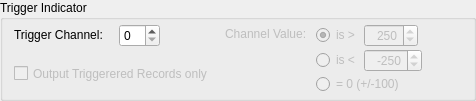
      <widget class="QGroupBox" name="groupBox_trigger">
       <property name="sizePolicy">
        <sizepolicy hsizetype="Preferred" vsizetype="Fixed">
         <horstretch>0</horstretch>
         <verstretch>0</verstretch>
        </sizepolicy>
       </property>
       <property name="toolTip">
        <string>Use the &quot;What's this&quot; tool to get more information (typically this is the ? near this window's close button)</string>
       </property>
       <property name="whatsThis">
        <string>&lt;html&gt;&lt;head/&gt;&lt;body&gt;&lt;p&gt;&lt;span style=&quot; font-size:9pt; font-weight:600; color:#00007f;&quot;&gt;Trigger Indicator&lt;/span&gt;&lt;/p&gt;&lt;p&gt;You can use a radio channel as a &amp;quot;trigger&amp;quot; mechanism, for example to indicate a flight mode or a camera being triggered. The output depends on the export format selected.&lt;/p&gt;&lt;p&gt;For flat files (&lt;span style=&quot; font-weight:600;&quot;&gt;TXT&lt;/span&gt;, &lt;span style=&quot; font-weight:600;&quot;&gt;CSV&lt;/span&gt;, &lt;span style=&quot; font-weight:600;&quot;&gt;TAB&lt;/span&gt;), a column will be included which has a value of one (1) or zero (0). 1 indicates that the trigger is active (meaning the channel is at/above/below the value indicated).&lt;/p&gt;&lt;p&gt;For &lt;span style=&quot; font-weight:600;&quot;&gt;GPX&lt;/span&gt; and &lt;span style=&quot; font-weight:600;&quot;&gt;KML&lt;/span&gt; export types, a special waypoint is created for every point in the track where the trigger is active. For example when viewing the output in Google Earth, each triggered waypoint will appear with a named marker (in KML format it will be uniquely colored to distinguish it from other waypoint types).&lt;/p&gt;&lt;p&gt;Select the desired channel using &lt;span style=&quot; font-weight:600; font-style:italic;&quot;&gt;Trigger Channel&lt;/span&gt; and specify a value in &lt;span style=&quot; font-weight:600; font-style:italic;&quot;&gt;Channel Value&lt;/span&gt;. You have 3 options for the channel value: greater than a value (eg. a switch set to high), less than a value (eg. a switch set to low) and a value of zero with a buffer of +/-100 (meaning in the range -100 to +100, eg. to indicate a switch in middle position).&lt;/p&gt;&lt;p&gt;Select &lt;span style=&quot; font-weight:600; font-style:italic;&quot;&gt;Output Triggered Records Only&lt;/span&gt; to only include records where the trigger is active.&lt;/p&gt;&lt;p&gt;&lt;br/&gt;&lt;/p&gt;&lt;/body&gt;&lt;/html&gt;</string>
       </property>
       <property name="title">
        <string>Trigger Indicator</string>
       </property>
       <property name="alignment">
        <set>Qt::AlignLeading|Qt::AlignLeft|Qt::AlignTop</set>
       </property>
       <layout class="QHBoxLayout" name="horizontalLayout">
        <property name="topMargin">
         <number>4</number>
        </property>
        <property name="bottomMargin">
         <number>4</number>
        </property>
        <item>
         <layout class="QGridLayout" name="gridLayout_5">
          <property name="horizontalSpacing">
           <number>16</number>
          </property>
          <item row="0" column="0">
           <widget class="QLabel" name="label_triggerChannel">
            <property name="sizePolicy">
             <sizepolicy hsizetype="Fixed" vsizetype="Fixed">
              <horstretch>0</horstretch>
              <verstretch>0</verstretch>
             </sizepolicy>
            </property>
            <property name="text">
             <string>Trigger Channel:</string>
            </property>
            <property name="alignment">
             <set>Qt::AlignLeading|Qt::AlignLeft|Qt::AlignTop</set>
            </property>
           </widget>
          </item>
          <item row="0" column="1">
           <widget class="QSpinBox" name="spinBox_triggerChannel">
            <property name="enabled">
             <bool>true</bool>
            </property>
            <property name="sizePolicy">
             <sizepolicy hsizetype="Maximum" vsizetype="Maximum">
              <horstretch>0</horstretch>
              <verstretch>0</verstretch>
             </sizepolicy>
            </property>
            <property name="toolTip">
             <string>Radio channel number  (enter zero to disable)</string>
            </property>
            <property name="alignment">
             <set>Qt::AlignLeading|Qt::AlignLeft|Qt::AlignVCenter</set>
            </property>
            <property name="minimum">
             <number>0</number>
            </property>
            <property name="maximum">
             <number>18</number>
            </property>
            <property name="value">
             <number>0</number>
            </property>
           </widget>
          </item>
          <item row="0" column="2">
           <spacer name="horizontalSpacer_trig_2">
            <property name="orientation">
             <enum>Qt::Horizontal</enum>
            </property>
            <property name="sizeHint" stdset="0">
             <size>
              <width>40</width>
              <height>20</height>
             </size>
            </property>
           </spacer>
          </item>
          <item row="1" column="0" colspan="3">
           <widget class="QCheckBox" name="checkBox_triggerOnly">
            <property name="enabled">
             <bool>false</bool>
            </property>
            <property name="sizePolicy">
             <sizepolicy hsizetype="Minimum" vsizetype="Minimum">
              <horstretch>0</horstretch>
              <verstretch>0</verstretch>
             </sizepolicy>
            </property>
            <property name="text">
             <string>Output Triggerered Records only</string>
            </property>
           </widget>
          </item>
         </layout>
        </item>
        <item>
         <layout class="QHBoxLayout" name="horizontalLayout_trig_1" stretch="0,1">
          <item>
           <widget class="QLabel" name="label_trigChVal">
            <property name="enabled">
             <bool>false</bool>
            </property>
            <property name="sizePolicy">
             <sizepolicy hsizetype="Minimum" vsizetype="Minimum">
              <horstretch>0</horstretch>
              <verstretch>0</verstretch>
             </sizepolicy>
            </property>
            <property name="styleSheet">
             <string notr="true">padding-bottom: 40px;</string>
            </property>
            <property name="text">
             <string>Channel Value:</string>
            </property>
            <property name="alignment">
             <set>Qt::AlignLeading|Qt::AlignLeft|Qt::AlignTop</set>
            </property>
           </widget>
          </item>
          <item>
           <layout class="QGridLayout" name="gridLayout_trig" columnstretch="0,0,0" columnminimumwidth="0,50,0">
            <property name="horizontalSpacing">
             <number>4</number>
            </property>
            <property name="verticalSpacing">
             <number>2</number>
            </property>
            <item row="2" column="2">
             <spacer name="horizontalSpacer_trig_1">
              <property name="orientation">
               <enum>Qt::Horizontal</enum>
              </property>
              <property name="sizeHint" stdset="0">
               <size>
                <width>40</width>
                <height>20</height>
               </size>
              </property>
             </spacer>
            </item>
            <item row="2" column="0">
             <widget class="QRadioButton" name="radioButton_trigVal_opt02">
              <property name="enabled">
               <bool>false</bool>
              </property>
              <property name="sizePolicy">
               <sizepolicy hsizetype="Minimum" vsizetype="Fixed">
                <horstretch>0</horstretch>
                <verstretch>0</verstretch>
               </sizepolicy>
              </property>
              <property name="toolTip">
               <string>Channel should be less than this value</string>
              </property>
              <property name="text">
               <string>is &lt;</string>
              </property>
              <attribute name="buttonGroup">
               <string notr="true">buttonGroup_trigChanValues</string>
              </attribute>
             </widget>
            </item>
            <item row="2" column="1">
             <widget class="QSpinBox" name="spinBox_trigVal_lt">
              <property name="enabled">
               <bool>false</bool>
              </property>
              <property name="sizePolicy">
               <sizepolicy hsizetype="Fixed" vsizetype="Fixed">
                <horstretch>0</horstretch>
                <verstretch>0</verstretch>
               </sizepolicy>
              </property>
              <property name="minimumSize">
               <size>
                <width>45</width>
                <height>0</height>
               </size>
              </property>
              <property name="toolTip">
               <string>Negative channel value</string>
              </property>
              <property name="alignment">
               <set>Qt::AlignRight|Qt::AlignTrailing|Qt::AlignVCenter</set>
              </property>
              <property name="prefix">
               <string/>
              </property>
              <property name="minimum">
               <number>-1500</number>
              </property>
              <property name="maximum">
               <number>0</number>
              </property>
              <property name="singleStep">
               <number>50</number>
              </property>
              <property name="value">
               <number>-250</number>
              </property>
             </widget>
            </item>
            <item row="4" column="0" colspan="2">
             <widget class="QRadioButton" name="radioButton_trigVal_opt03">
              <property name="enabled">
               <bool>false</bool>
              </property>
              <property name="toolTip">
               <string>Channel should equal zero, +/- 100</string>
              </property>
              <property name="text">
               <string>= 0 (+/-100)</string>
              </property>
              <attribute name="buttonGroup">
               <string notr="true">buttonGroup_trigChanValues</string>
              </attribute>
             </widget>
            </item>
            <item row="1" column="1">
             <widget class="QSpinBox" name="spinBox_trigVal_gt">
              <property name="enabled">
               <bool>false</bool>
              </property>
              <property name="sizePolicy">
               <sizepolicy hsizetype="Fixed" vsizetype="Fixed">
                <horstretch>0</horstretch>
                <verstretch>0</verstretch>
               </sizepolicy>
              </property>
              <property name="minimumSize">
               <size>
                <width>45</width>
                <height>0</height>
               </size>
              </property>
              <property name="toolTip">
               <string>Positive channel value</string>
              </property>
              <property name="alignment">
               <set>Qt::AlignRight|Qt::AlignTrailing|Qt::AlignVCenter</set>
              </property>
              <property name="prefix">
               <string/>
              </property>
              <property name="maximum">
               <number>1500</number>
              </property>
              <property name="singleStep">
               <number>50</number>
              </property>
              <property name="value">
               <number>250</number>
              </property>
             </widget>
            </item>
            <item row="1" column="0">
             <widget class="QRadioButton" name="radioButton_trigVal_opt01">
              <property name="enabled">
               <bool>false</bool>
              </property>
              <property name="toolTip">
               <string>Channel should be greater than this value</string>
              </property>
              <property name="text">
               <string>is &gt;</string>
              </property>
              <property name="checked">
               <bool>true</bool>
              </property>
              <attribute name="buttonGroup">
               <string notr="true">buttonGroup_trigChanValues</string>
              </attribute>
             </widget>
            </item>
           </layout>
          </item>
         </layout>
        </item>
       </layout>
      </widget>
